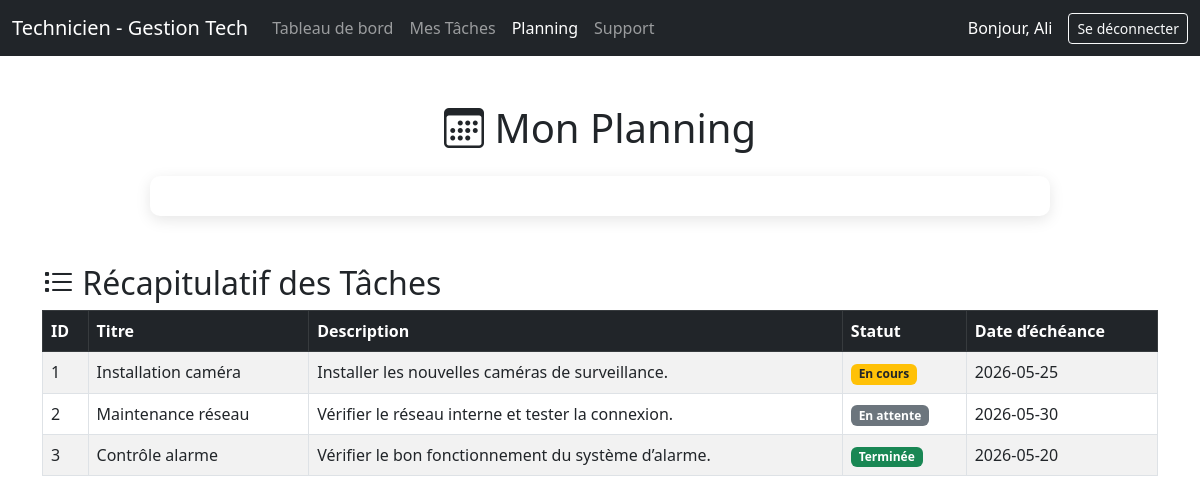
Screenshot of /planning.php (signed in) with the database file from the repository.
### tables this page shows
CREATE TABLE tasks (
    id_task INT AUTO_INCREMENT PRIMARY KEY,
    titre VARCHAR(255) NOT NULL,
    description TEXT,
    status ENUM('en attente', 'en cours', 'terminée') NOT NULL DEFAULT 'en cours',
    date_echeance DATE NULL,
    technicien_id INT NULL,
    created_at TIMESTAMP DEFAULT CURRENT_TIMESTAMP,
    CONSTRAINT fk_tasks_user
        FOREIGN KEY (technicien_id) REFERENCES users(id)
        ON DELETE SET NULL
        ON UPDATE CASCADE
);

### planning.php (the view, shortened to what this page needs)
<?php
require_once 'db.php';
$userId = $_SESSION['user_id'];
$stmt = $pdo->prepare("SELECT id_task, titre, description, status, date_echeance
                       FROM tasks
                       WHERE technicien_id = ?");
$stmt->execute([$userId]);
$tasks = $stmt->fetchAll(PDO::FETCH_ASSOC);
?>
<!DOCTYPE html>
<html lang="fr">
<head>
  <link href="https://cdn.jsdelivr.net/npm/bootstrap@5.3.0/dist/css/bootstrap.min.css" rel="stylesheet">
  <link href="https://cdn.jsdelivr.net/npm/bootstrap-icons@1.10.5/font/bootstrap-icons.css" rel="stylesheet">
  <link href="https://cdn.jsdelivr.net/npm/fullcalendar@6.1.8/index.global.min.css" rel="stylesheet">
</head>
<body>
<nav class="navbar navbar-expand-lg navbar-dark bg-dark">
  <div class="container-fluid">
    <a class="navbar-brand" href="technicien_dashboard.php">Technicien - Gestion Tech</a>
    <div class="collapse navbar-collapse" id="navbarTech">
      <ul class="navbar-nav me-auto mb-2 mb-lg-0">
        <li class="nav-item"><a class="nav-link" href="technicien_dashboard.php">Tableau de bord</a></li>
        <li class="nav-item"><a class="nav-link" href="mes-taches.php">Mes Tâches</a></li>
        <li class="nav-item"><a class="nav-link active" href="planning.php">Planning</a></li>
        <li class="nav-item"><a class="nav-link" href="support.php">Support</a></li>
      </ul>
      <span class="navbar-text text-white me-3">
        Bonjour, <?= htmlspecialchars($_SESSION['prenom']) ?>
      </span>
      <a href="logout.php" class="btn btn-outline-light btn-sm">Se déconnecter</a>
    </div>
  </div>
</nav>
<div class="container mt-5">
  <h1 class="mb-4 text-center"><i class="bi bi-calendar3"></i> Mon Planning</h1>
  <div id="calendar"></div>
  <div class="mt-5">
    <h2><i class="bi bi-list-task"></i> Récapitulatif des Tâches</h2>
    <?php if (count($tasks) > 0): ?>
      <table class="table table-striped table-bordered">
        <thead class="table-dark">
          <tr>
            <th>ID</th>
            <th>Titre</th>
            <th>Description</th>
            <th>Statut</th>
            <th>Date d’échéance</th>
          </tr>
        </thead>
        <tbody>
          <?php foreach ($tasks as $task): ?>
            <tr>
              <td><?= htmlspecialchars($task['id_task']) ?></td>
              <td><?= htmlspecialchars($task['titre']) ?></td>
              <td><?= htmlspecialchars($task['description']) ?></td>
              <td>
                <?php if ($task['status'] === 'en cours'): ?>
                  <span class="badge bg-warning text-dark">En cours</span>
                <?php elseif ($task['status'] === 'terminée'): ?>
                  <span class="badge bg-success">Terminée</span>
                <?php else: ?>
                  <span class="badge bg-secondary">En attente</span>
                <?php endif; ?>
              </td>
              <td><?= $task['date_echeance'] ? htmlspecialchars($task['date_echeance']) : '-' ?></td>
            </tr>
          <?php endforeach; ?>
        </tbody>
      </table>
    <?php else: ?>
      <div class="alert alert-info">Aucune tâche planifiée pour le moment.</div>
    <?php endif; ?>
  </div>
</div>
</body>
</html>

### planning.php (style rules this page uses)
#calendar { max-width: 900px; margin: 20px auto; background: white; padding: 20px; border-radius: 10px; box-shadow: 0 4px 15px rgba(0,0,0,0.1); }

### rows the page displays
tasks: id_task "1", titre "Installation caméra", description "Installer les nouvelles caméras de surveillance.", status "En cours", date_echeance "2026-05-25"
tasks: id_task "2", titre "Maintenance réseau", description "Vérifier le réseau interne et tester la connexion.", status "En attente", date_echeance "2026-05-30"
tasks: id_task "3", titre "Contrôle alarme", description "Vérifier le bon fonctionnement du système d’alarme.", status "Terminée", date_echeance "2026-05-20"

### other values shown
$_SESSION['prenom'] "Ali"
